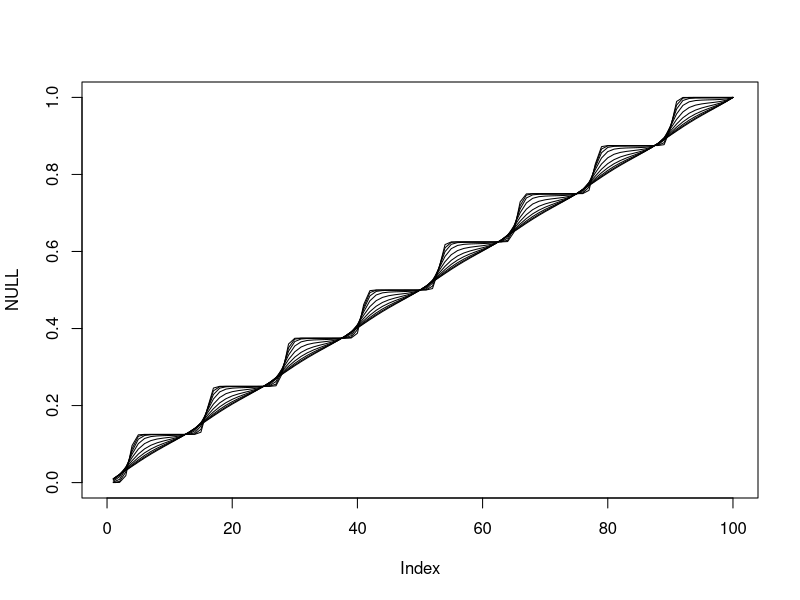
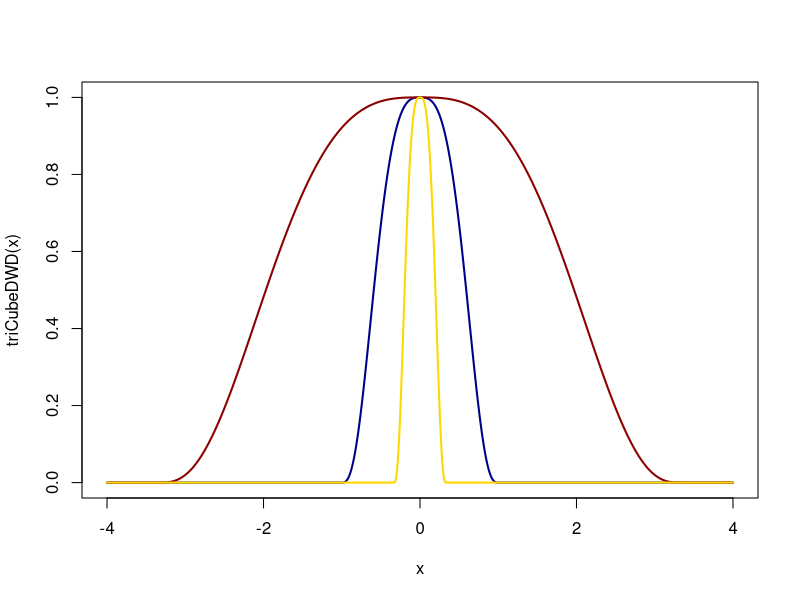
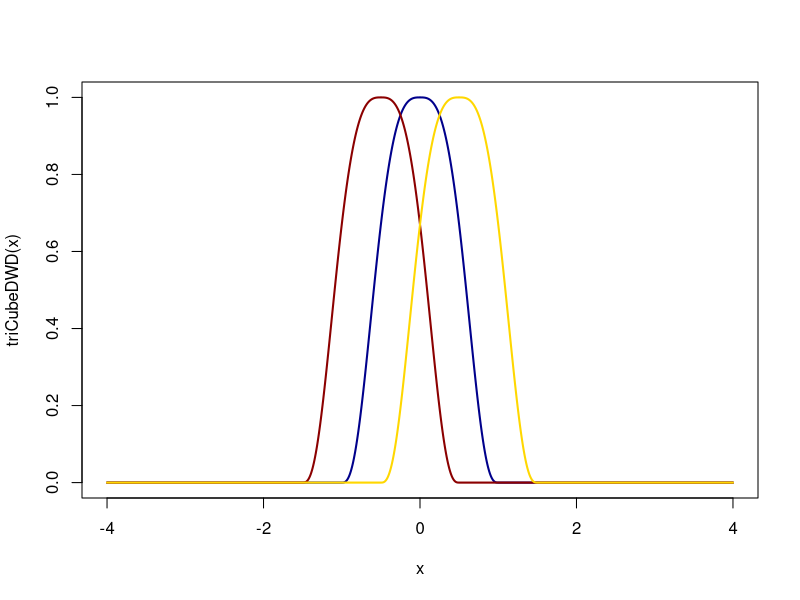
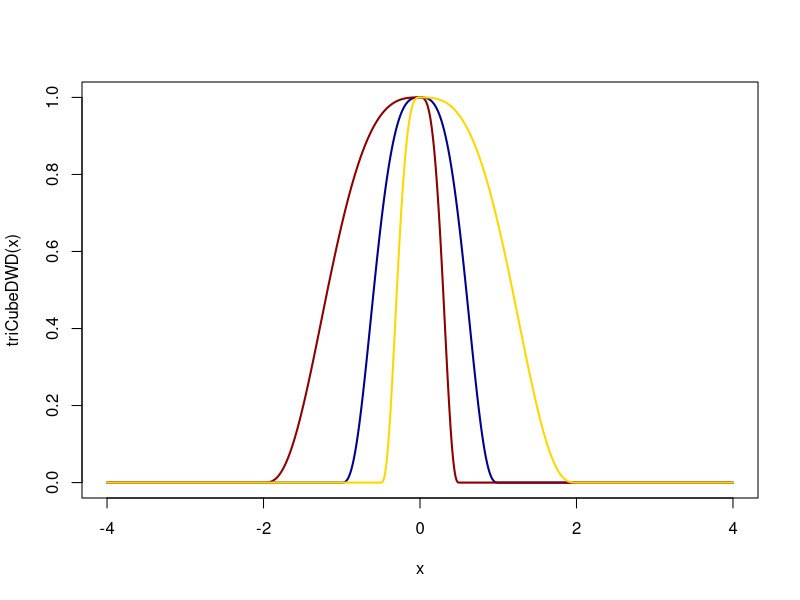
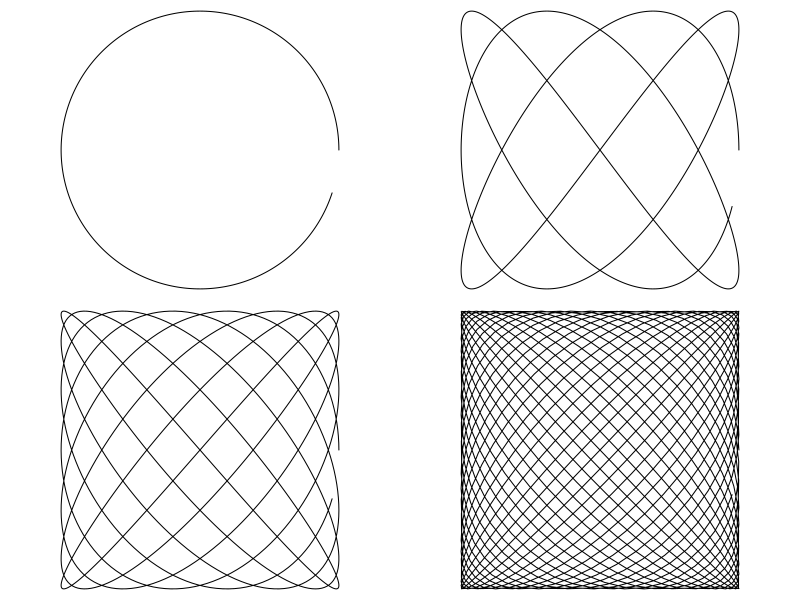
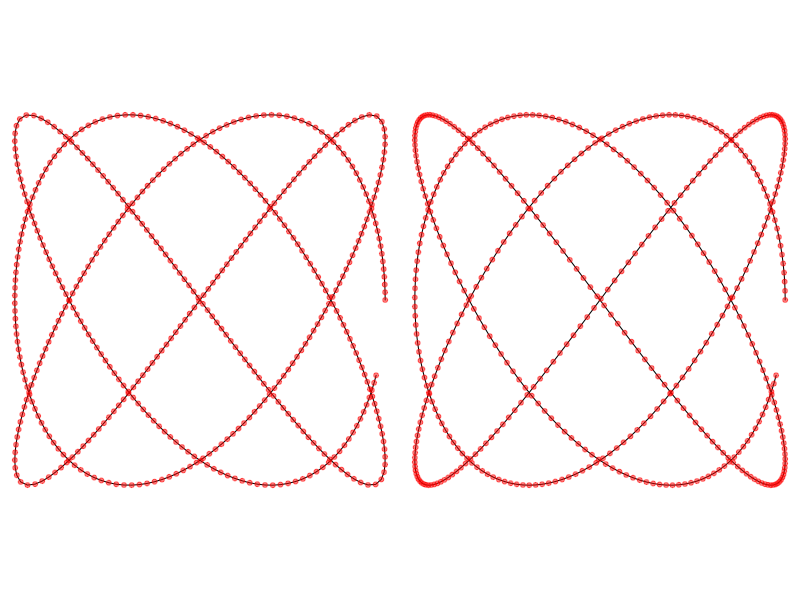
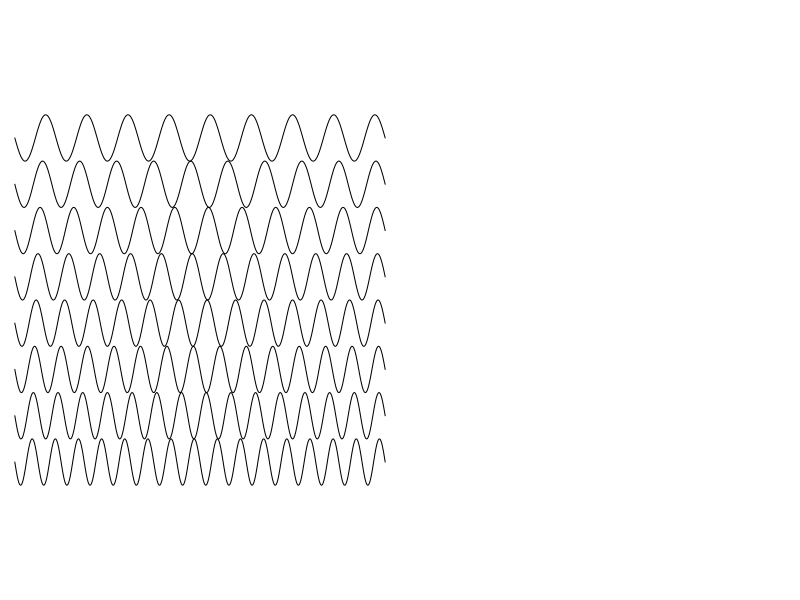
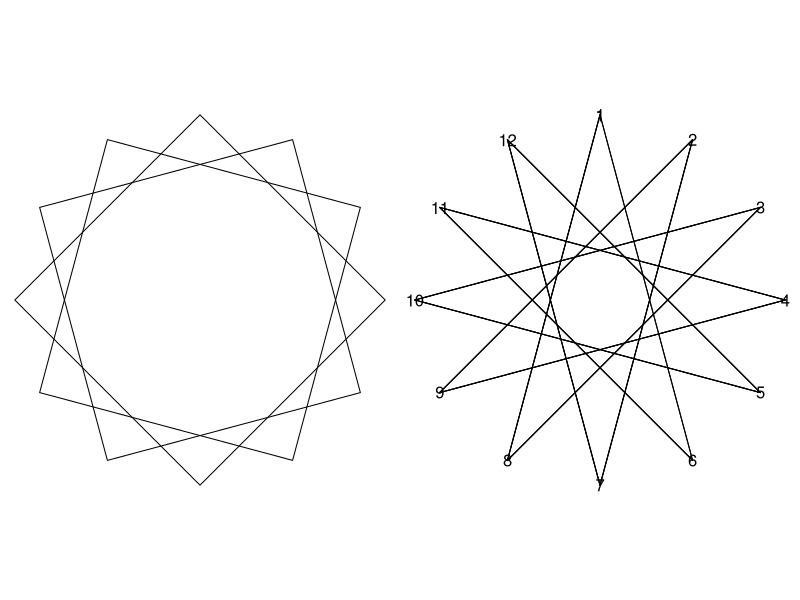

R code for these plots, in order:
## ---- chunk 1
spaceThemBeads = function(shrinks){
  deltas = exp(shrinks)
  spaced = cumsum(deltas)/sum(deltas)
  return(spaced)
}

#Make a step like function that is mathematically continuous
betas = exp(seq(log(10),log(.1),length=10))

plot(NULL,ylim=c(0,1),xlim = c(0,100))

for (i in 1:length(betas)){

thetas = seq(0,1,length=100)*16*pi
xs = betas[i]*sin(thetas)
lines(1:length(xs),spaceThemBeads(xs),lwd=1)

}
## ---- chunk 2
triCubeDWD = function(x,knot=0,streeching=c(1,1)){
  y_tmp = (x-knot)
  y = pmin( pmax( as.numeric(y_tmp<=0)*y_tmp*streeching[1] + as.numeric(y_tmp>0)*y_tmp*streeching[2] ,-1), 1)
  return((1-abs(y)^3)^3)
}

x = seq(-4,4,length=1000)

plot(x,triCubeDWD(x),typ="l",col='darkblue',lwd=2)
lines(x,triCubeDWD(x,streeching = c(.3,.3)),col='darkred',lwd=2)
lines(x,triCubeDWD(x,streeching = c(3,3)),col='gold',lwd=2)

plot(x,triCubeDWD(x),typ="l",col='darkblue',lwd=2)
lines(x,triCubeDWD(x,knot= - 0.5),col='darkred',lwd=2)
lines(x,triCubeDWD(x,knot = .5),col='gold',lwd=2)

plot(x,triCubeDWD(x),typ="l",col='darkblue',lwd=2)
lines(x,triCubeDWD(x,streeching = c(0.5, 2)),col='darkred',lwd=2)
lines(x,triCubeDWD(x,streeching = c(2,0.5)),col='gold',lwd=2)


## ---- chunk 3
harmonica = function(NNN=1000,waves=23, ratio=24/23) {
thetas = seq(0,1,length=NNN)*2*pi*waves
return(cbind(cos(thetas),sin(ratio*thetas)))
}
par(pty='s',ann=F,mai=0*c(1,1,1,1), mfrow=c(2,2))
plot(harmonica(ratio=1,waves=.95),typ='l',axes=FALSE)
plot(harmonica(ratio=4/3,waves = 2.95),typ='l',axes=FALSE)
plot(harmonica(ratio=8/7,waves = 6.95),typ='l',axes=FALSE)
plot(harmonica(waves=22.95),typ='l',axes=FALSE)

## ---- chunk 4
traveled <- function(xy) {
  NN <- nrow(xy)
  if (ncol(xy) == 2) {
    distanceBetween <- c(0, sqrt(rowSums((xy[1:(NN - 1), 1:2] - xy[2:(NN), 1:2])^2)))
  } else {
    distanceBetween <- c(0, sqrt(rowSums((xy[1:(NN - 1), 1:3] - xy[2:(NN), 1:3])^2)))
  }
  traveled <- cumsum(distanceBetween) / sum(distanceBetween)
  return(traveled)
}

# Example:
NNN0 <- 500
xy0 <- harmonica(NNN = NNN0, ratio = 4 / 3, waves = 2.95)
travel <- traveled(xy0)
xy <- cbind(
  approx(travel, xy0[, 1], seq(0, 1, length = NNN0), rule = 2)[[2]],
  approx(travel, xy0[, 2], seq(0, 1, length = NNN0), rule = 2)[[2]]
)

par(pty = "s", ann = F, mai = 0 * c(1, 1, 1, 1), mfrow = c(1, 2))
plot(xy, typ = "l", axes = F)
points(xy, pch = 20, col = rgb(1, 0, 0, .5))

plot(xy0, typ = "l", axes = F)
points(xy0, pch = 20, col = rgb(1, 0, 0, .5))
## ---- chunk 5

dougsSign <- function(topBottom, NNN, waves = 2 * pi, start0 = 0) {
  thetas <- seq(0, 1, length = NNN) * waves
  wave <- (topBottom[1] - topBottom[2]) * ((sin(thetas + start0) + 1) / 2) + topBottom[2]
  return(cbind(thetas, wave))
}

dY <- 1 / 4
par(pty = "s", ann = F)

plot(NULL, xlim = c(0, 2 * pi), ylim = c(-1, 1), axes = F)

start <- 32
stop <- 18
for (i in seq(start, stop, -2)) {
  xy <- dougsSign((start - i) * dY / 2 + c(-1, -1 + dY), 1000, waves = i * pi)
  lines(2 * xy[, 1] / i, xy[, 2])
}

## ---- chunk 6
polly = function(sides=4,start=0,r=1){
  thetas=seq(0,1,length=sides+1)*2*pi
  res=r*cbind(sin(start+thetas),cos(start+thetas))
  return(res)}
## ---- chunk 7
par(pty='s',ann=F,mai=0*c(1,1,1,1),mfrow=c(1,2))

p1=polly()
p2=polly(start=pi/6)
p3=polly(start=pi/3)
    
plot(p1,t="l",axes=F)
lines(p2)
lines(p3)

p1 = polly(12)
plot(NULL, xlim = c(-1,1),ylim = c(-1,1), axes=F)
text(p1[,1],p1[,2],1:12)
for (i in 1:35) {
  lines(rbind(p1[(i %% 12) + 1,],p1[(i+5) %% 12 + 1,]))  
}
## ---- chunk 8
par(pty='s',ann=F,mai=0*c(1,1,1,1),mfrow=c(1,2))

p1 = polly(11)

plot(NULL, xlim = c(-1,1),ylim = c(-1,1), axes=F)
text(p1[,1],p1[,2],1:11)
for (i in 1:35) {
  lines(rbind(p1[(i %% 11) + 1,],p1[(i+4) %% 11 + 1,]))  
}

p1 = polly(7)

plot(NULL, xlim = c(-1,1),ylim = c(-1,1), axes=F)
text(p1[,1],p1[,2],1:7)
for (i in 1:14) {
  lines(rbind(p1[(i %% 7) + 1,],p1[(i+2) %% 7 + 1,]))  
}


## ---- chunk 9
whiteside = function(rho = .9,
                     sigmae = .02,
                     theEnd = 100,
                     width = 1,
                     white = rgb(1, 1, 1, .15),
                     white2 = rgb(1, 1, 1, 1),
                     scale = 1,
                     scaleY = 1,
                     rTheta = 0,
                     shiftV = c(0, 0),
                     fill = F) {
                                start = 0
                                end = theEnd * 64.1
                                e = rnorm(end)
                                mean = 1
                                a = mean + e * sqrt(sigmae ^ 2 / (1 - rho ^ 2))
                                for (i in 2:length(e)) {
                                  a[i] = mean * (1 - rho) + rho * a[i - 1] + sigmae * e[i]
                                }
                                sqrt(sigmae ^ 2 / (1 - rho ^ 2))
                     if (fill == T) {
                       thetas = 2 * pi * seq(0, 1, .01)
                       circle = cbind(scale * sin(thetas), scale * scaleY * cos(thetas))
                       circle = rotate(circle, rTheta)
                       circle = shift(circle, shiftV)
                       polygon(circle, col = white2, border = NA)
                     }


                                
                                
            thetas = (1 / 64.1) * seq(1:end) * 2 * pi
            for (j in 1:theEnd) {
                start = (j - 1) * 65 + 1
                end = start + 65
                circle = cbind(a[start:end] * scale * cos(thetas[start:end]), a[start:end] *
                     scale * scaleY * sin(thetas[start:end]))
                circle = rotate(circle, rTheta)
                circle = shift(circle, shiftV)
                lines(circle,
                typ = "l",
                col = white,
                lwd = width)
                }
}

rotate=function (xy,theta,about=c(0,0)) {
  rows=nrow(xy)
  center=t(matrix(rep(about,rows),2,rows))

  rotate=rbind(c(cos(theta),sin(theta)),c(-sin(theta),cos(theta)))
  rxy =(xy-center) %*% rotate +center

  return(rxy)}
shift=function(xy,shifted)
{
  rows=nrow(xy)
  xynew=xy+t(matrix(rep(shifted,rows),2,rows))
  return(xynew)}

par(pty="s",ann=FALSE,mfrow=c(1,1),bg="grey70",mai=.1*c(1,1,1,1))

 plot(NULL, xlim = c(-1.2, 1.2), ylim = c(-1.2, 1.2),axes=FALSE)
 whiteside(
   rho = .98,
   sigmae = .015,
   theEnd = 500,
   white = rgb(1, 1, 1, .2),
   white2 = rgb(1, 1, 1, 1),
   width = 1,
   fill = F
 )
